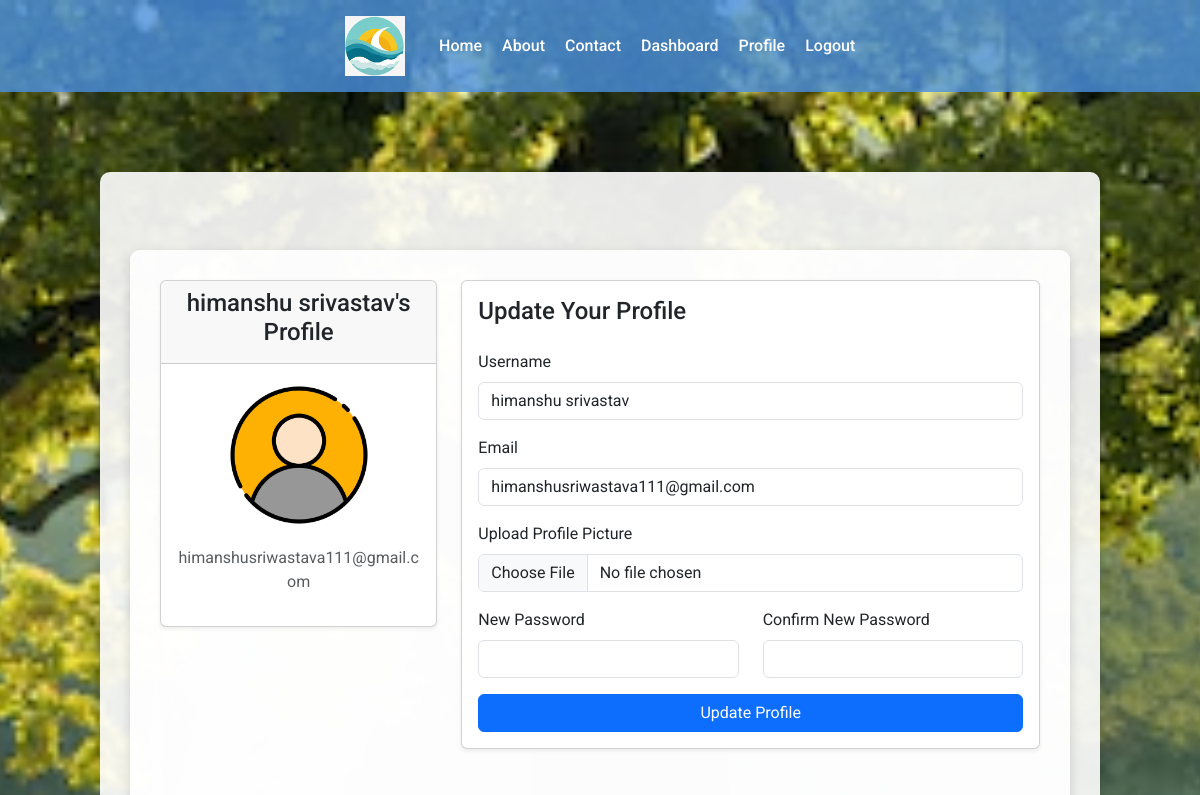
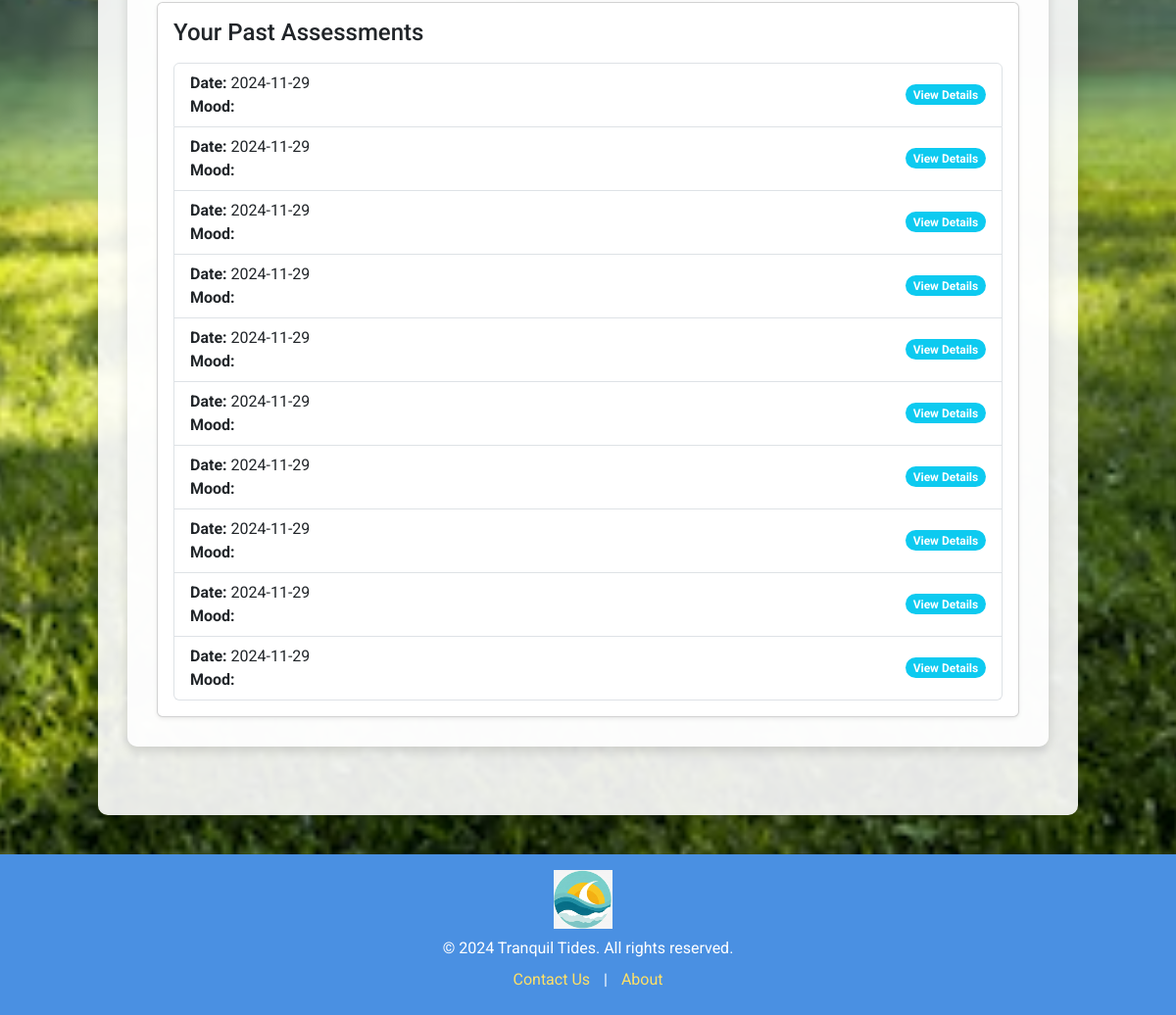
Screenshot of /profile (signed in) with the database file from the repository (2 pictures, top to bottom).
### models.py (models this page shows, shortened)
class UserModel(UserMixin, db.Model):
    __tablename__ = "users"
    id = db.Column(db.Integer, primary_key=True)
    email = db.Column(db.String(100), unique=True, nullable=False)
    username = db.Column(db.String(100), unique=True, nullable=False)
    password_hash = db.Column(db.String(250), nullable=False)
    profile_picture = db.Column(db.String(150), nullable=True)

class Assessments(db.Model):
    __tablename__ = "assessments"
    id = db.Column(db.Integer, primary_key=True)
    anxiety = db.Column(db.Integer, nullable=False)
    depression = db.Column(db.Integer, nullable=False)
    schizophrenia = db.Column(db.Integer, nullable=False)
    bipolar = db.Column(db.Integer, nullable=False)
    mood_score = db.Column(db.Float, nullable=False)
    date_created = db.Column(db.DateTime, default=datetime.utcnow)
    user_id = db.Column(db.Integer, db.ForeignKey("users.id"), nullable=False)
    user = db.relationship("UserModel", backref="assessments")

### routes.py (the view, shortened to what this page needs)
@app.route("/profile", methods=["GET", "POST"])
@login_required
def profile():
    user_assessments = Assessments.query.filter_by(user_id=current_user.id).all()
    return render_template(
        "profile.html", user=current_user, user_assessments=user_assessments
    )

### models.py (called while the page is built)
@login.user_loader
def load_user(user_id):
    return UserModel.query.get(int(user_id))

### templates/profile.html (shortened to what this page needs)
{% extends 'base.html' %}  {% block content %}
<div class="container mt-5">
  <div class="row">
    <div class="col-md-4">
      <div class="card shadow-sm">
        <div class="card-header text-center">
          <h4>{{ user.username }}'s Profile</h4>
        </div>
        <div class="card-body text-center">
          {% if user.profile_picture %}
          <img
            src="{{ url_for('static', filename='uploads/' ~ user.profile_picture) }}"
            alt="Profile Picture"
            class="img-fluid rounded-circle mb-3"
            style="width: 150px; height: 150px; object-fit: cover"
          />
          {% endif %}
          <p class="text-muted">{{ user.email }}</p>
        </div>
      </div>
    </div>
    <div class="col-md-8">
      <div class="card shadow-sm">
        <div class="card-body">
          <h4>Update Your Profile</h4>
          <form
            action="{{ url_for('profile') }}"
            method="POST"
            enctype="multipart/form-data"
            class="mt-4"
          >
            <div class="form-group mb-3">
              <label for="username" class="form-label">Username</label>
              <input
                type="text"
                id="username"
                name="username"
                class="form-control"
                value="{{ user.username }}"
                required
              />
            </div>
            <div class="form-group mb-3">
              <label for="email" class="form-label">Email</label>
              <input
                type="email"
                id="email"
                name="email"
                class="form-control"
                value="{{ user.email }}"
                required
              />
            </div>
            <div class="form-group mb-3">
              <label for="profile_picture" class="form-label"
                >Upload Profile Picture</label
              >
              <input
                type="file"
                id="profile_picture"
                name="profile_picture"
                class="form-control"
              />
            </div>
            <div class="row">
              <div class="col-md-6">
                <div class="form-group mb-3">
                  <label for="password" class="form-label">New Password</label>
                  <input
                    type="password"
                    id="password"
                    name="password"
                    class="form-control"
                  />
                </div>
              </div>
              <div class="col-md-6">
                <div class="form-group mb-3">
                  <label for="confirm_password" class="form-label"
                    >Confirm New Password</label
                  >
                  <input
                    type="password"
                    id="confirm_password"
                    name="confirm_password"
                    class="form-control"
                  />
                </div>
              </div>
            </div>
            <div class="form-group">
              <button type="submit" class="btn btn-primary w-100">
                Update Profile
              </button>
            </div>
          </form>
        </div>
      </div>
    </div>
  </div>
  <div class="row mt-5">
    <div class="col-md-12">
      <div class="card shadow-sm">
        <div class="card-body">
          <h4>Your Past Assessments</h4>
          {% if user_assessments %}
          <ul class="list-group mt-3">
            {% for assessment in user_assessments %}
            <li
              class="list-group-item d-flex justify-content-between align-items-center"
            >
              <div>
                <strong>Date:</strong> {{
                assessment.date_created.strftime('%Y-%m-%d') }} <br />
                <strong>Mood:</strong> {{ assessment.result }}
              </div>
              <span class="badge bg-info rounded-pill">View Details</span>
            </li>
            {% endfor %}
          </ul>
          {% else %}
          <p class="text-muted mt-3">
            You haven't completed any assessments yet.
          </p>
          {% endif %}
        </div>
      </div>
    </div>
  </div>
</div>
{% endblock %}

### templates/base.html (shortened to what this page needs)
<!DOCTYPE html>
<html lang="en">
  <head>
    <link
      href="https://cdn.jsdelivr.net/npm/bootstrap@5.3.0/dist/css/bootstrap.min.css"
      rel="stylesheet"
    />
  </head>
  <body>
    <header>
      <div
        class="d-flex justify-content-center align-items-center flex-column flex-md-row"
      >
        <a href="{{ url_for('index') }}">
          <img
            src="{{ url_for('static', filename='images/logo_for_tt1.jpeg') }}"
            alt=""
            class="logo"
          />
        </a>
        <nav class="mt-2 mt-md-0 ms-md-4">
          <ul class="d-flex justify-content-center">
            <li><a href="{{ url_for('index') }}">Home</a></li>
            <li><a href="{{ url_for('about') }}">About</a></li>
            <li><a href="{{ url_for('contact') }}">Contact</a></li>
            {% if current_user.is_authenticated %}
            <li><a href="{{ url_for('dashboard') }}">Dashboard</a></li>
            <li><a href="{{ url_for('profile') }}">Profile</a></li>
            <li><a href="{{ url_for('logout') }}">Logout</a></li>
            {% else %}
            <li><a href="{{ url_for('login') }}">Login</a></li>
            <li><a href="{{ url_for('register') }}">Register</a></li>
            {% endif %}
          </ul>
        </nav>
      </div>
    </header>
    <div class="alert-container">
    </div>
    <main>
      <div class="container">{% block content %}{% endblock %}</div>
    </main>
    <footer>
      <a href="{{ url_for('index') }}">
          <img
            src="{{ url_for('static', filename='images/logo_for_tt1.jpeg') }}"
            alt=""
            class="logo"
          />
        </a>
      <p>© 2024 Tranquil Tides. All rights reserved.</p>
      <p>
        <a href="{{ url_for('contact') }}">Contact Us</a> |
        <a href="{{ url_for('about') }}">About</a>
      </p>
    </footer>
  </body>
</html>

### rows the page displays
UserModel: username "himanshu srivastav", profile_picture (placeholder picture), email "himanshusriwastava111@gmail.com"
Assessments: date_created "2024-11-29"
Assessments: date_created "2024-11-29"
Assessments: date_created "2024-11-29"
Assessments: date_created "2024-11-29"
Assessments: date_created "2024-11-29"
Assessments: date_created "2024-11-29"
Assessments: date_created "2024-11-29"
Assessments: date_created "2024-11-29"
Assessments: date_created "2024-11-29"
Assessments: date_created "2024-11-29"
